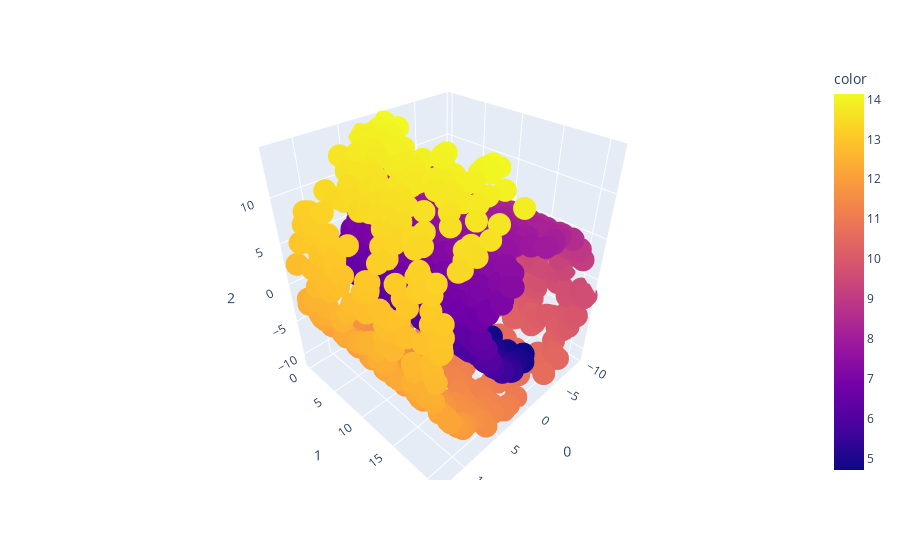

Here is the notebook cell this chart was saved with:
### Code cell
px.scatter_3d(df,x=0,y=1,z=2,color="color")

### Figure 1 — Plotly figure (JSON) as saved in the notebook; plotly's stock layout.template omitted (floating-point values rounded to 4 significant figures; data arrays with more than 128 entries replaced by an {"elided": "..."} marker saying what was removed)
{"data": [{"hovertemplate": "0=%{x}<br>1=%{y}<br>2=%{z}<br>color=%{marker.color}<extra></extra>", "legendgroup": "", "marker": {"color": {"elided": "1000 float values"}, "coloraxis": "coloraxis", "symbol": "circle"}, "mode": "markers", "name": "", "scene": "scene", "showlegend": false, "type": "scatter3d", "x": {"elided": "1000 float values"}, "y": {"elided": "1000 float values"}, "z": {"elided": "1000 float values"}}], "layout": {"coloraxis": {"colorbar": {"title": {"text": "color"}}, "colorscale": [[0, "#0d0887"], [0.1111, "#46039f"], [0.2222, "#7201a8"], [0.3333, "#9c179e"], [0.4444, "#bd3786"], [0.5556, "#d8576b"], [0.6667, "#ed7953"], [0.7778, "#fb9f3a"], [0.8889, "#fdca26"], [1, "#f0f921"]]}, "legend": {"tracegroupgap": 0}, "margin": {"t": 60}, "scene": {"domain": {"x": [0, 1], "y": [0, 1]}, "xaxis": {"title": {"text": "0"}}, "yaxis": {"title": {"text": "1"}}, "zaxis": {"title": {"text": "2"}}}}}
